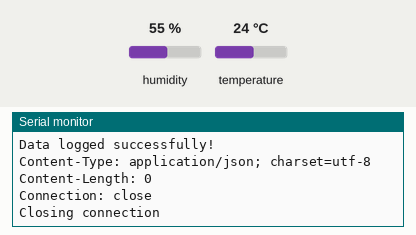
Recording of a sketch running on a simulated ESP32. Parts: the last lines printed to the serial monitor. Inputs (shaded band) come from the test bench; at power-on: humidity 55 %, temperature 24 °C. WiFi joins after 1.5 s; servers stay silent unless stated; uploads are accepted with an empty reply.

Above: at 2.7 s.
2.8 s: humidity set to 22 %
10.5 s: temperature set to 12 °C
At 12.0 s:
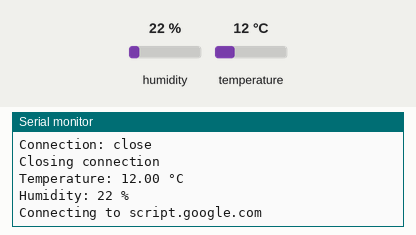
18.2 s: humidity set to 40 %
At 22.3 s:
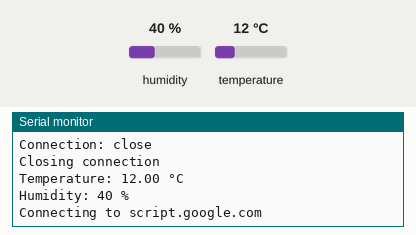

The sketch:

DHT11_data_logging_into_google_sheets.ino
```cpp
#include <WiFi.h>
#include <WiFiClientSecure.h>
#include "DHT.h"

#define DHTPIN 5            // Pin connected to the DHT11 sensor (GPIO 5)
#define DHTTYPE DHT11       // Define sensor type (DHT11)

DHT dht(DHTPIN, DHTTYPE);  // Initialize the DHT sensor

const char* ssid = "Jubayer";      // Replace with your WiFi SSID
const char* password = "87654321";  // Replace with your WiFi password

const char* host = "script.google.com";  // Google Apps Script Host
const int httpsPort = 443;              // HTTPS Port for secure connection

WiFiClientSecure client;                // Client for secure connection

String GAS_ID = "AKfycbwTLLGoxKtz7LFgXNRexri0rIQ2C1KbUwI016tvFqsPjddMsdU8mPU9AQZTestIaQ7l0Q"; // Google Apps Script ID

void setup() {
  // Initialize Serial Monitor and DHT sensor
  Serial.begin(115200);
  dht.begin();

  // Connect to WiFi
  WiFi.begin(ssid, password);
  Serial.print("Connecting to WiFi");
  while (WiFi.status() != WL_CONNECTED) {
    Serial.print(".");
    delay(500);
  }
  Serial.println("Connected to WiFi");
  Serial.print("IP address: ");
  Serial.println(WiFi.localIP());

  // Set the client to insecure since we are connecting to Google Scripts
  client.setInsecure();
}

void loop() {
  // Read humidity and temperature values from DHT11 sensor
  float t = dht.readTemperature();
  int h = dht.readHumidity();

  // Check if the sensor readings are valid
  if (isnan(t) || isnan(h)) {
    Serial.println("Failed to read from DHT sensor!");
    delay(500);
    return;  // Exit the loop if sensor reading fails
  }

  // Display the values in the Serial Monitor
  Serial.print("Temperature: ");
  Serial.print(t);
  Serial.println(" °C");
  Serial.print("Humidity: ");
  Serial.print(h);
  Serial.println(" %");

  // Send data to Google Sheets
  sendData(t, h);

  // Wait before taking another reading
  delay(10000);  // Delay 10 seconds before next reading
}

void sendData(float temp, int hum) {
  String url = "/macros/s/" + GAS_ID + "/exec?temperature=" + String(temp) + "&humidity=" + String(hum);

  Serial.print("Connecting to ");
  Serial.println(host);

  if (!client.connect(host, httpsPort)) {
    Serial.println("Connection failed");
    Serial.println("Failed to log data!");
    return;
  }

  client.print(String("GET ") + url + " HTTP/1.1\r\n" +
               "Host: " + host + "\r\n" +
               "User-Agent: ESP32\r\n" +
               "Connection: close\r\n\r\n");

  // Wait for server response
  while (client.connected()) {
    String line = client.readStringUntil('\n');
    Serial.println(line); // Optional: log full response headers for debugging
    if (line.startsWith("HTTP/1.1 200 OK")) {
      Serial.println("Data logged successfully!");
    }
    if (line == "\r") {
      break;
    }
  }

  client.stop();
  Serial.println("Closing connection");
}


//I have had help from the "https://www.electroniclinic.com/google-spreadsheet-or-google-sheets-with-esp8266-nodemcu-for-data-logging/"
```

Measured:
- after the input at 10.5 s, the serial monitor: prints a new line after 1.3 s (image 1)
- after the input at 18.2 s, the serial monitor: prints a new line after 3.9 s (image 2)
